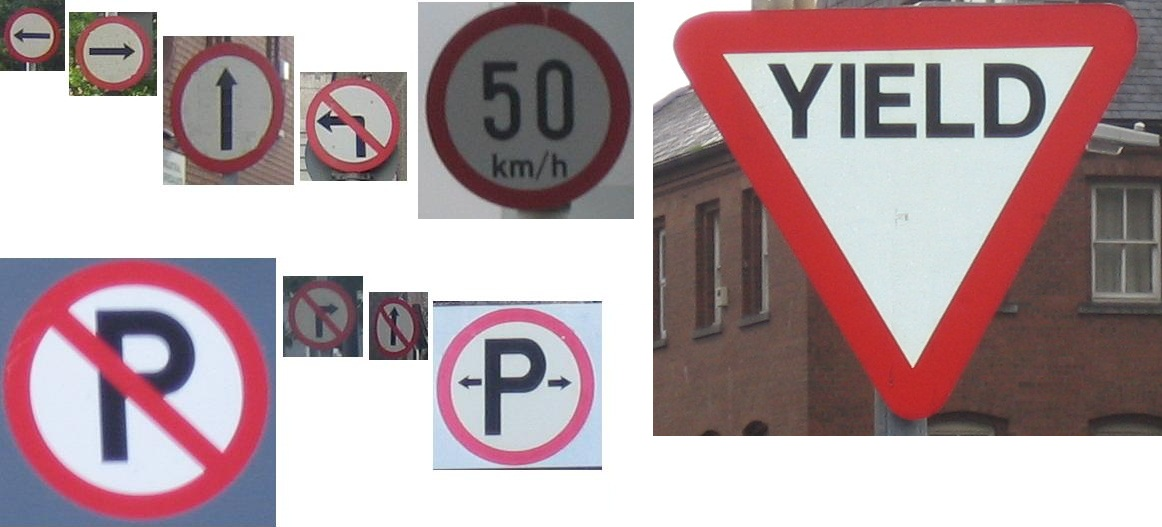
//> input picture Images/RoadSignsComposite1.JPG, 1162 x 527 px
$ ./RoadSignDetection   (built with g++ and OpenCV 4)
//> lines starting //> are read from the running program, lines starting //| are printed output that depends on the picture; after the words box and inside, x2 and y2 are one past the last pixel; in counts of white or black regions, pixels touching at a corner belong together
#include "opencv2/imgproc.hpp"
#include "opencv2/imgcodecs.hpp"
#include "opencv2/highgui.hpp"
#include <iostream>

using namespace cv;
using namespace std;

/* Global Variables */
Mat originalImage, sampleImage, groundTruthImage, redPixelImage, contourImage, threshOutputImage;
Vec3b red = { 0, 0, 255 };
Vec3b white = { 255, 255, 255 };
Vec3b black = { 0, 0, 0 };
Vec3b blue = { 232, 162, 0 };
const char* windowImage = "Result Image";

/* Function Headers */
Mat ReadImage(String);
Mat Histogram_BackProjection(Mat, Mat);
Mat AdaptiveThreshold(Mat);
Mat Contours(Mat);
Mat ChangeWhitePixelColour(Mat, Vec3b);
Mat kmeans_clustering(Mat&, int, int);
Mat ThresholdImage(Mat, int, int, int, int, int, int);
Mat ColourMaskOperations();
void CompareImages(Mat, Mat, Vec3b);

/* Main Function */
int main(int, char** argv)
{
	/* Read in the images */
	originalImage = ReadImage("C:/Users/Robert/Documents/Visual Studio 2015/Projects/OpenCVTest/OpenCVTest/Images/RoadSignsComposite1.JPG");
	sampleImage = ReadImage("C:/Users/Robert/Documents/Visual Studio 2015/Projects/OpenCVTest/OpenCVTest/Images/Sample.JPG");
	groundTruthImage = ReadImage("C:/Users/Robert/Documents/Visual Studio 2015/Projects/OpenCVTest/OpenCVTest/Images/RoadSignsCompositeGroundTruth.PNG");

	namedWindow(windowImage, WINDOW_AUTOSIZE);

	/* Perform k-means clustering on the original image */
	Mat clusteredImage = kmeans_clustering(originalImage, 45, 1);

	/* Convert the images from BGR to HLS */
	cvtColor(clusteredImage, clusteredImage, CV_BGR2HLS);
	cvtColor(sampleImage, sampleImage, CV_BGR2HLS);

	/* Threshold the image to identify the black pixels */
	threshOutputImage = ThresholdImage(clusteredImage, 0, 0, 0, 180, 83, 70);

	/* Convert the binary image to BGR so we can change the pixel colour later */
	cvtColor(threshOutputImage, threshOutputImage, CV_GRAY2BGR);

	/* Obtain a histogram from the sample image and back project the clustered original image */
	Mat backProjection = Histogram_BackProjection(clusteredImage, sampleImage);

	/* Change the white pixels in the back projected image to red */
	redPixelImage = ChangeWhitePixelColour(backProjection, red);

	/* Perform an adaptive threshold on the back projected image */
	Mat adaptiveThreshimage = AdaptiveThreshold(backProjection);

	/* Obtain the contour information of the adaptive thresholded image */
	contourImage = Contours(adaptiveThreshimage);

	/* Change the colours of the image to the desired colours with various operations with different masks */
	Mat resultImage = ColourMaskOperations();

	/* Show the result image */
	imshow(windowImage, resultImage);

	/* Assess the classification performance */
	CompareImages(resultImage, groundTruthImage, red);
	CompareImages(resultImage, groundTruthImage, white);
	CompareImages(resultImage, groundTruthImage, black);

	waitKey(0);
	return 0;
}

/* Function to read in the images */
Mat ReadImage(String fileName) {

	Mat imageToRead;

	imageToRead = imread(fileName, CV_LOAD_IMAGE_COLOR);
//> imageToRead is the input picture: 527 rows x 1162 cols, CV_8UC3; mean B, G, R 161.6, 157.6, 178.9
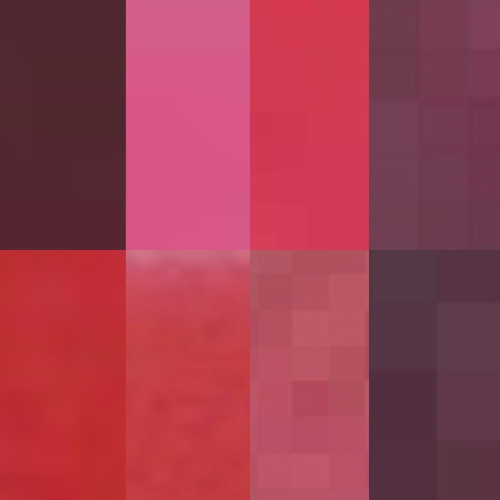
//> input picture Images/Sample.jpg, 1000 x 1000 px (shown at 1/2 size)
//> in ReadImage, imageToRead is the input picture: 1000 rows x 1000 cols, CV_8UC3; mean B, G, R 80, 61.1, 158.9
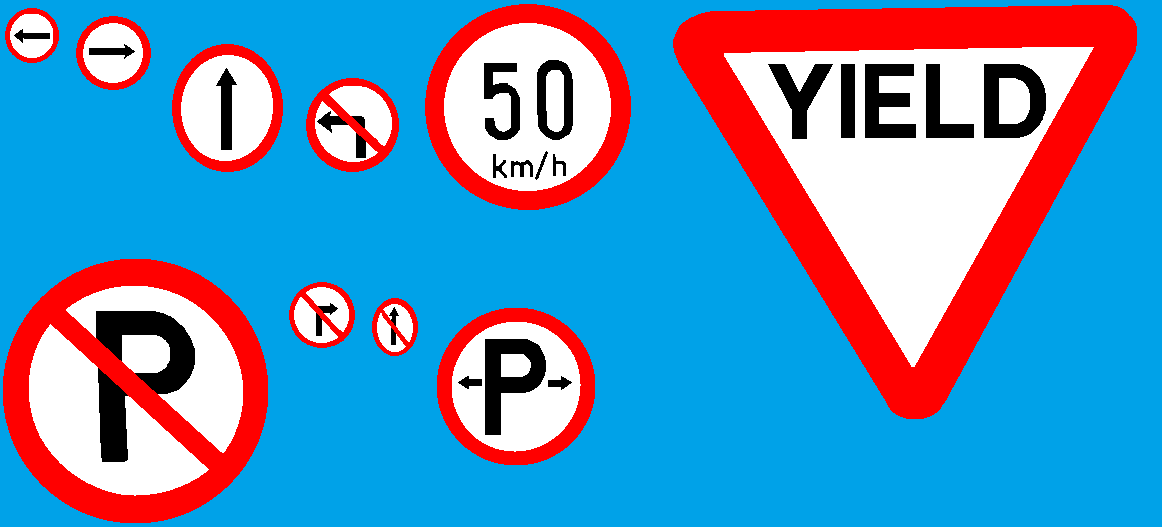
//> input picture Images/RoadSignsCompositeGroundTruth.png, 1162 x 527 px
//> in ReadImage, imageToRead is the input picture: 527 rows x 1162 cols, CV_8UC3; mean B, G, R 186.9, 145.5, 93.8

	return imageToRead;
}

/*
* This code is provided as part of "A Practical Introduction to Computer Vision with OpenCV"
* by Kenneth Dawson-Howe © Wiley & Sons Inc. 2014.  All rights reserved.
*/
Mat kmeans_clustering(Mat& image, int k, int iterations)
{
//> called with k = 45, iterations = 1
	CV_Assert(image.type() == CV_8UC3);
	/* Populate an n*3 array of float for each of the n pixels in the image */
	Mat samples(image.rows*image.cols, image.channels(), CV_32F);
	float* sample = samples.ptr<float>(0);
	for (int row = 0; row<image.rows; row++)
		for (int col = 0; col<image.cols; col++)
			for (int channel = 0; channel < image.channels(); channel++)
				samples.at<float>(row*image.cols + col, channel) =
				(uchar)image.at<Vec3b>(row, col)[channel];
	/* Apply k-means clustering to cluster all the samples so that each sample
	   is given a label and each label corresponds to a cluster with a particular
	   centre. */
	Mat labels;
	Mat centres;
	kmeans(samples, k, labels, TermCriteria(CV_TERMCRIT_ITER | CV_TERMCRIT_EPS, 1, 0.0001),
		iterations, KMEANS_PP_CENTERS, centres);
//> centres = 45 rows, first 8: [227.6, 228.2, 216], [79.52, 84.54, 107.1], [64.3, 59.49, 189.5], [255.3, 255.5, 255.4], [146.2, 147.2, 147.8], [121.7, 121.9, 123.5], [76.39, 67.8, 65.97], [149, 106.3, 207.5]
	/* Put the relevant cluster centre values into a result image */
	Mat& result_image = Mat(image.size(), image.type());
	for (int row = 0; row<image.rows; row++)
		for (int col = 0; col<image.cols; col++)
			for (int channel = 0; channel < image.channels(); channel++)
				result_image.at<Vec3b>(row, col)[channel] = (uchar)centres.at<float>(*(labels.ptr<int>(row*image.cols + col)), channel);
//> in main, `cvtColor(clusteredImage, clusteredImage, CV_BGR2HLS);`: clusteredImage: 527 rows x 1162 cols, CV_8UC3; mean of channels 0, 1, 2 62.8, 168.9, 41.5
//> in main, `cvtColor(sampleImage, sampleImage, CV_BGR2HLS);`: sampleImage: 1000 rows x 1000 cols, CV_8UC3; mean of channels 0, 1, 2 171.5, 110.1, 118.3
//> in ThresholdImage, `inRange(Image, Scalar(lowH, lowS, lowL), Scalar(highH, highS, highL), ..`:
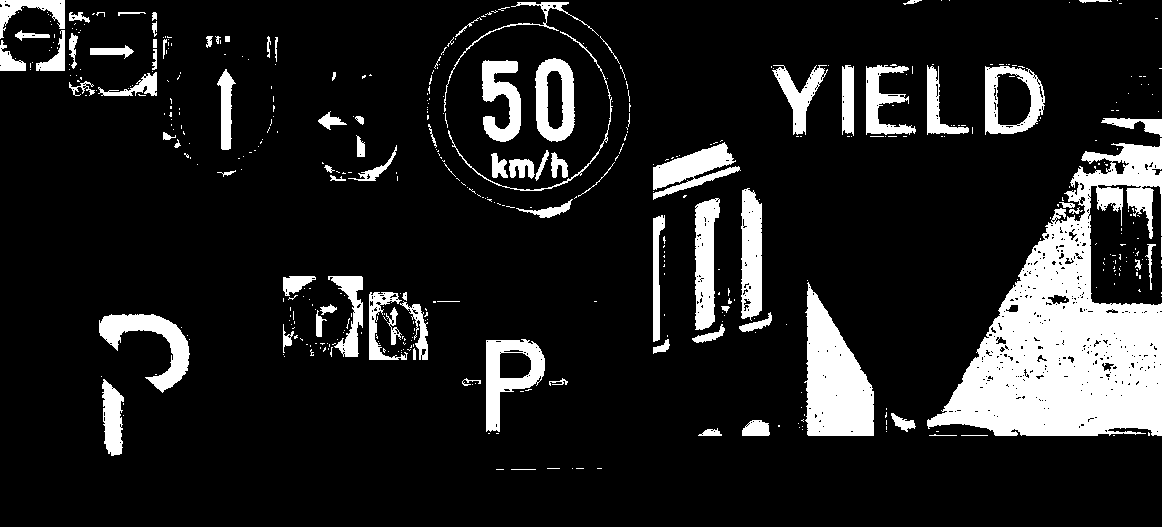
//> threshImage: 527 rows x 1162 cols, CV_8UC1; 13.2% white; 483 white regions (394 under 20 px), largest, box (x1, y1, x2, y2) and area: (927, 138, 1162, 436) 33490, (804, 282, 874, 436) 6757, (99, 314, 190, 393) 2612
	return result_image;
}

/* Function that obtains a histogram of the sample image, backprojects the original image using the histogram and returns the binary image */
Mat Histogram_BackProjection(Mat image1, Mat image2) {

	Mat histogram;
	Mat hueImage1;
	Mat hueImage2;
	Mat backProjectionImage;
	const int* channel_numbers = {0};
	float channel_range[] = {0.0, 255.0};
	const float* channel_ranges = channel_range;
	int number_bins = 64;

	hueImage1.create(image1.size(), image1.depth());
	int channel1[] = { 0, 0 };
	mixChannels(&image1, 1, &hueImage1, 1, channel1, 1);

	hueImage2.create(image2.size(), image2.depth());
	int channel2[] = { 0, 0 };
	mixChannels(&image2, 1, &hueImage2, 1, channel2, 1);
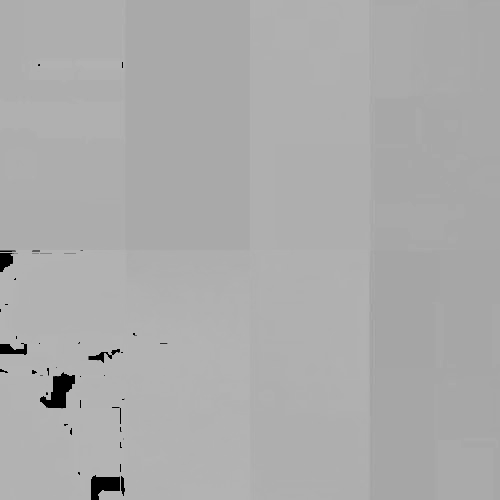
//> hueImage2: 1000 rows x 1000 cols, CV_8UC1 (shown at 1/2 size); min 0, max 180, mean 171.5

	calcHist(&hueImage2, 1, channel_numbers, Mat(), histogram, 1, &number_bins, &channel_ranges);
//> histogram = 64 values, max 299016 at index 44, min 0 at index 1, mean 15625

	normalize(histogram, histogram, 0, 255, NORM_MINMAX, -1, Mat());
//> histogram = 64 values, max 255 at index 44, min 0 at index 1, mean 13.32

	calcBackProject(&hueImage1, 1, 0, histogram, backProjectionImage, &channel_ranges, 1, true);

	/* Dilates and erodes the image so that the holes can be filled in some of the signs that are difficult to classify */
	dilate(backProjectionImage, backProjectionImage, Mat(), Point(-1, -1), 6, 1, 1);
	erode(backProjectionImage, backProjectionImage, Mat(), Point(-1, -1), 5, 1, 1);
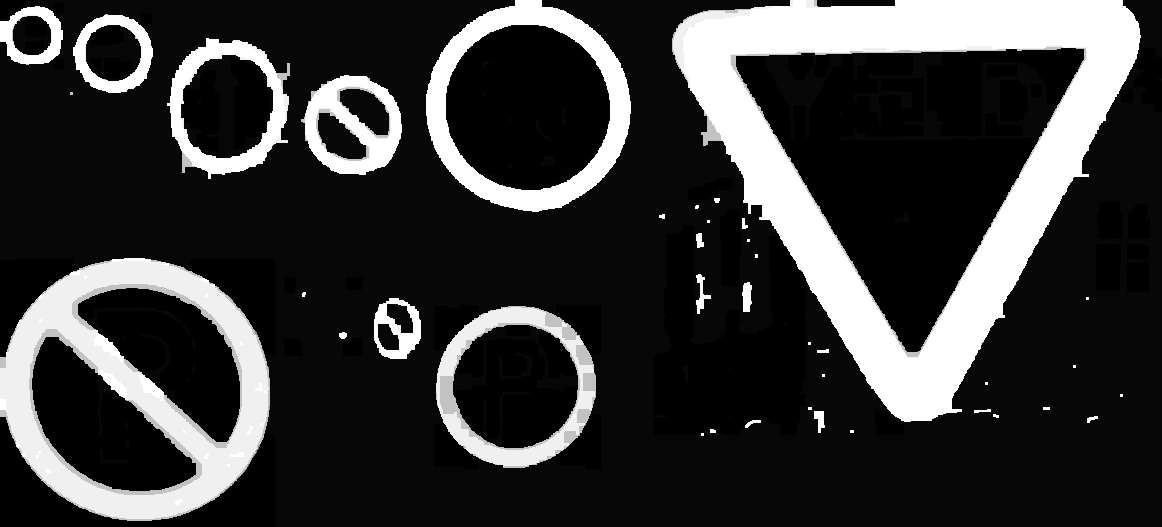
//> backProjectionImage: 527 rows x 1162 cols, CV_8UC1; min 0, max 255, mean 55.7

	return backProjectionImage;
}

/* Function to perform an adaptive threshold on an image */
Mat AdaptiveThreshold(Mat image) {

	Mat adaptiveThreshimage;

	adaptiveThreshold(image, adaptiveThreshimage, 255.0, ADAPTIVE_THRESH_MEAN_C, THRESH_BINARY, 3, 5);
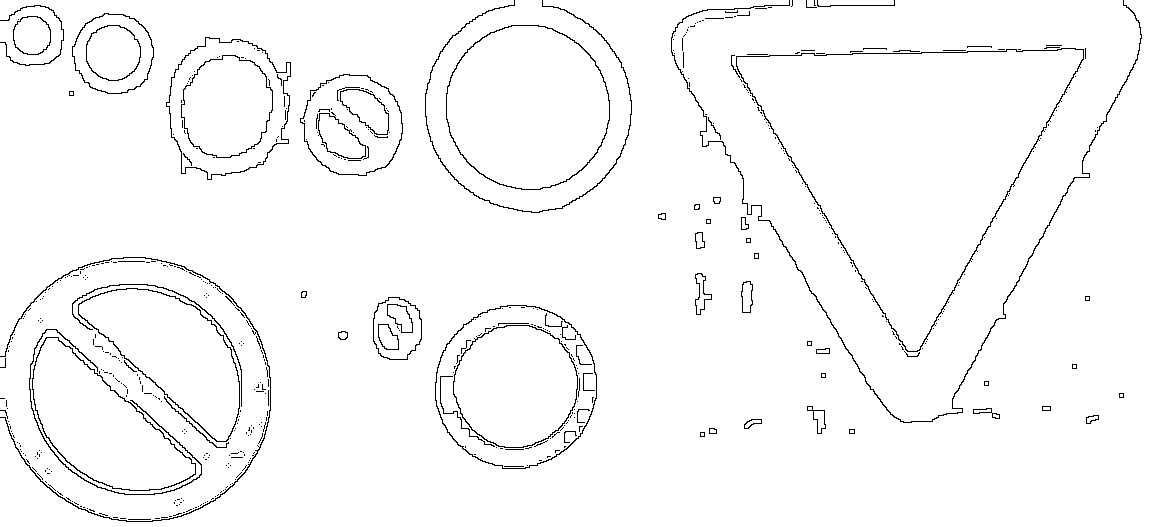
//> adaptiveThreshimage: 527 rows x 1162 cols, CV_8UC1; 97.5% white; black in thin lines or dots

	return adaptiveThreshimage;
}

/* Function to locate, draw and fill the contours of an image */
Mat Contours(Mat image) {

	vector<vector<Point>> contours;
	vector<Vec4i> hierarchy;
	findContours(image, contours, hierarchy, CV_RETR_CCOMP, CV_CHAIN_APPROX_NONE);
//> contours = 781 contours, 650 with area under 20; largest, box (x1, y1, x2, y2) and area: (0, 0, 1162, 527) 394614, (672, 0, 1141, 422) 118398, (735, 47, 1085, 353) 56496, (0, 258, 270, 521) 55257, (737, 49, 1083, 351) 54200

	/* Draw contours */
	Mat drawing = Mat::zeros(image.size(), CV_8UC3);
	if (!contours.empty() && !hierarchy.empty()) {

		for (int i = 0; i < contours.size(); i++) {

			/*Look for hierarchy[i][3]!=-1 (hole boundaries) */
			if (hierarchy[i][3] != -1) {
				drawContours(drawing, contours, i, cvScalarAll(255), CV_FILLED);
			}
		}
//> drawing: 527 rows x 1162 cols, CV_8UC3; 27.7% white; 98 white regions (27 under 20 px), largest, box (x1, y1, x2, y2) and area: (730, 44, 1087, 358) 58084, (445, 24, 611, 191) 21815, (434, 304, 598, 470) 21371
	}
	return drawing;
}

/* Function to change all of the pixels classified as white to another colour */
Mat ChangeWhitePixelColour(Mat image, Vec3b colour) {

Mat colourImage;
cvtColor(image, colourImage, CV_GRAY2BGR);

for (int i = 0; i < colourImage.rows; i++) {
	for (int j = 0; j < colourImage.cols; j++) {

		Vec3b newColour = colourImage.at<Vec3b>(i, j);

		if (newColour[0] >= 50 && newColour[1] >= 50 && newColour[2] >= 50) {
			newColour = colour;
			}
		colourImage.at<Vec3b>(i, j) = newColour;
		}
	}
	return colourImage;
}

/* Function to perform a binary threshold on an image */
Mat ThresholdImage(Mat Image, int lowH, int lowS, int lowL, int highH, int highS, int highL) {

	Mat threshImage;

	inRange(Image, Scalar(lowH, lowS, lowL), Scalar(highH, highS, highL), threshImage);

	bitwise_not(threshImage, threshImage);

	return threshImage;
}

/* Function to perform various operations to obtain the desired output */
Mat ColourMaskOperations() {

	Mat colourMaskImage = contourImage.clone();

	/* Obtains the white, blue and red pixels */
	for (int i = 0; i < colourMaskImage.rows; i++) {
		for (int j = 0; j < colourMaskImage.cols; j++) {

			Vec3b whiteMask = contourImage.at<Vec3b>(i, j);
			Vec3b redMask = redPixelImage.at<Vec3b>(i, j);
			Vec3b newColour = colourMaskImage.at<Vec3b>(i, j);

			if (whiteMask == white) {
				newColour = white;
			}
			else if (whiteMask == black) {
				newColour = blue;
			}
			if (redMask == red) {
				newColour = red;
			}
			colourMaskImage.at<Vec3b>(i, j) = newColour;
		}
	}

	Mat colourImage = colourMaskImage.clone();

	/* Obtains the black pixels */
	for (int i = 0; i < colourImage.rows; i++) {
		for (int j = 0; j < colourImage.cols; j++) {

			Vec3b mask = threshOutputImage.at<Vec3b>(i, j);
			Vec3b newColour = colourImage.at<Vec3b>(i, j);

			if (mask == black) {

				newColour = black;
			}
			colourImage.at<Vec3b>(i, j) = newColour;
		}
	}
//> colourImage: 527 rows x 1162 cols, CV_8UC3; mean B, G, R 158.5, 125, 99.4

	/* Adds another layer of blue and red pixels to remove the undesired black pixels */
	for (int i = 0; i < colourImage.rows; i++) {
		for (int j = 0; j < colourImage.cols; j++) {

			Vec3b redMask = redPixelImage.at<Vec3b>(i, j);
			Vec3b blueMask = colourMaskImage.at<Vec3b>(i, j);
			Vec3b newColour = colourImage.at<Vec3b>(i, j);

			if (redMask == red) {
				newColour = red;
			}
			if (blueMask == blue) {
				newColour = blue;
			}
			colourImage.at<Vec3b>(i, j) = newColour;
		}
	}
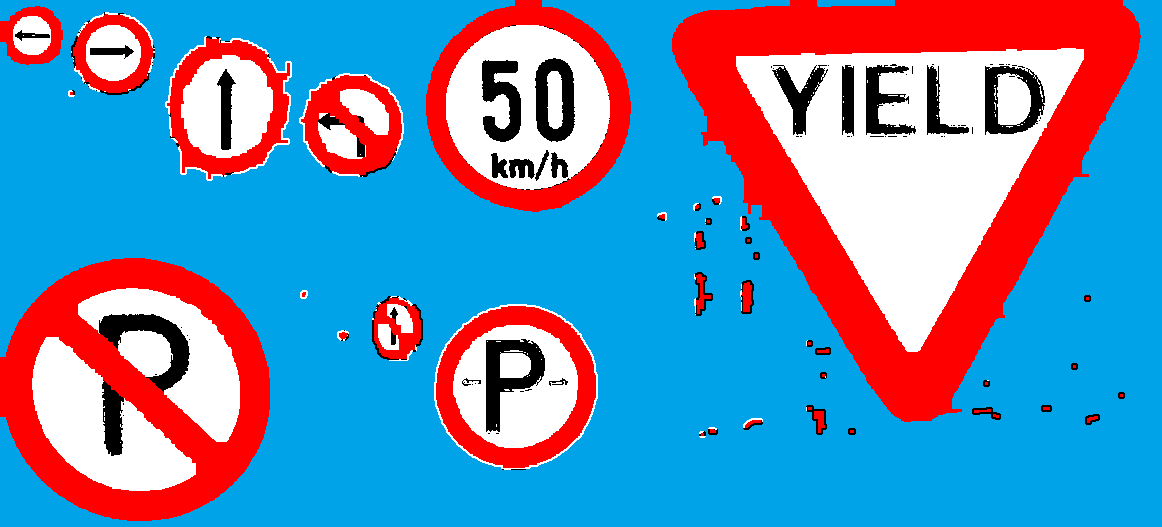
//> colourImage: 527 rows x 1162 cols, CV_8UC3; mean B, G, R 178.8, 139.2, 101.4
	return colourImage;
}

/* Assess the classification performance */
void CompareImages(Mat myImage, Mat groundTruth, Vec3b colour) {
//> called with colour = [0, 0, 255]

	String compareColour;
	int falsePositives = 0;
	int falseNegatives = 0;
	int truePositives = 0;
	int trueNegatives = 0;

	/* Strings to use when outputting the results to the console window */
	if (colour == red) {
		compareColour = "RED";
	}
	else if (colour == white) {
		compareColour = "WHITE";
	}
	else {
		compareColour = "BLACK";
	}

	for (int i = 0; i < groundTruth.rows; i++) {
		for (int j = 0; j < groundTruth.cols; j++) {

			Vec3b result = myImage.at<Vec3b>(i, j);
			Vec3b gt = groundTruth.at<Vec3b>(i, j);

			if (result == colour && gt == colour) {
				truePositives++;
			}
			else if (result != colour && gt == colour) {
				falseNegatives++;
			}
			else if (result == colour && gt != colour) {
				falsePositives++;
			}
			else {
				trueNegatives++;
			}
		}
	}
//> this loop made 527 passes
//> (truePositives, falseNegatives, falsePositives, trueNegatives) on passes 1 to 3: (0, 0, 282, 880), (0, 0, 564, 1760), (0, 0, 846, 2640)
//> after the loop, truePositives = 103147; falseNegatives = 2427; falsePositives = 26317; trueNegatives = 480483

	double precision = ((double)truePositives) / ((double)(truePositives + falsePositives));
//> precision = 0.797
	double recall = ((double)truePositives) / ((double)(truePositives + falseNegatives));
//> recall = 0.977
	double accuracy = ((double)(truePositives + trueNegatives)) / ((double)(truePositives + falsePositives + trueNegatives + falseNegatives));
//> accuracy = 0.953

	cout << "Precision of " << compareColour << " pixels: " << precision << endl;
//| Precision of RED pixels: 0.796723
	cout << "Recall of " << compareColour << " pixels: " << recall << endl;
//| Recall of RED pixels: 0.977011
	cout << "Accuracy of " << compareColour << " pixels: " << accuracy << endl << endl;
//| Accuracy of RED pixels: 0.953061
//> the loop in CompareImages (call 2), `for (int i = 0; i < groundTruth.rows; i++)` made 527 passes
//> (truePositives, falseNegatives, falsePositives, trueNegatives) on passes 1 to 3: (0, 0, 0, 1162), (0, 0, 0, 2324), (0, 0, 0, 3486)
//| Precision of WHITE pixels: 0.916034
//| Recall of WHITE pixels: 0.874291
//| Accuracy of WHITE pixels: 0.959804
//| Precision of BLACK pixels: 0.824722
//| Recall of BLACK pixels: 0.727592
//| Accuracy of BLACK pixels: 0.982331
}
